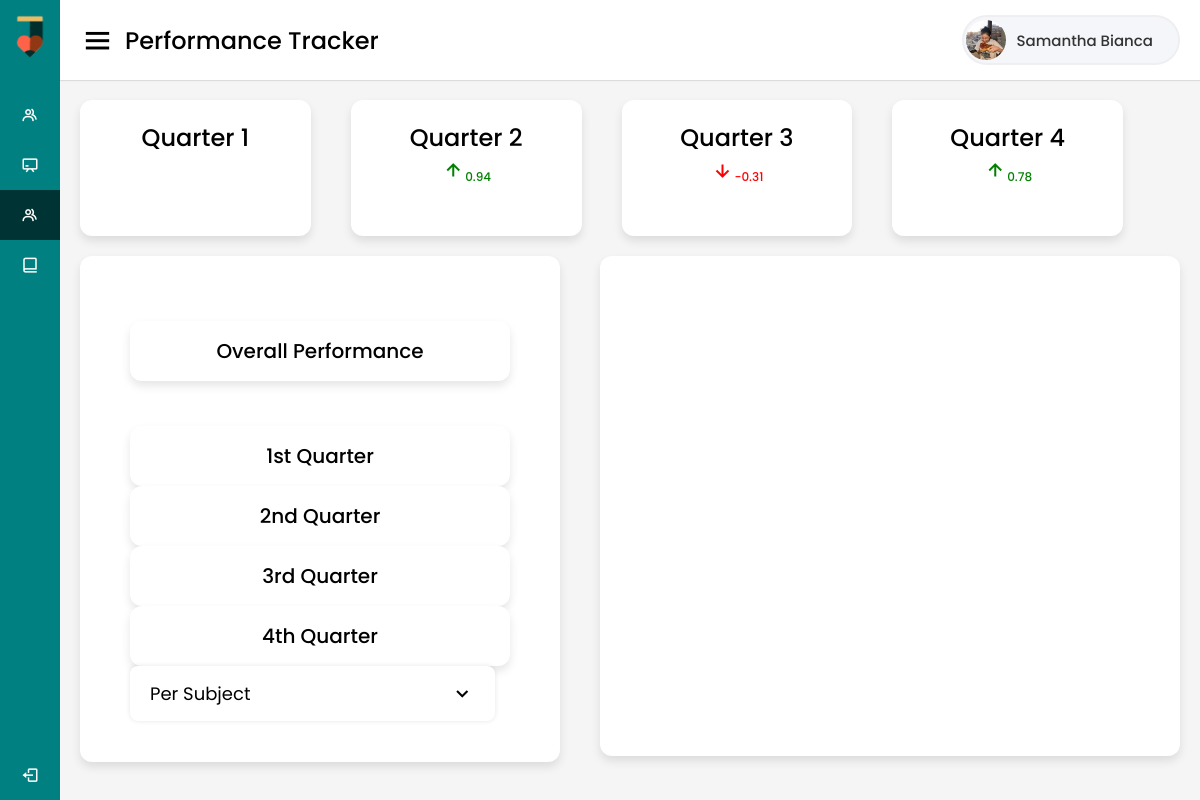
/student/performanceChart.php (signed in), run on the app's committed database.
### tables this page shows
CREATE TABLE `profile_img` (
  `LRN` varchar(20) NOT NULL,
  `Status` int(11) DEFAULT NULL,
  `file_name` varchar(50) DEFAULT NULL
);

CREATE TABLE `student_info` (
  `LRN` varchar(20) NOT NULL,
  `Lastname` varchar(20) NOT NULL,
  `Firstname` varchar(20) NOT NULL,
  `Middlename` varchar(20) DEFAULT NULL,
  `Extension` varchar(10) DEFAULT NULL,
  `Sex` varchar(10) NOT NULL,
  `Birthdate` date NOT NULL,
  `Birthplace` varchar(100) NOT NULL,
  `Mothertongue` varchar(100) DEFAULT NULL,
  `Ethnic` varchar(100) DEFAULT NULL,
  `Religion` varchar(100) DEFAULT NULL,
  `Citizenship` varchar(50) NOT NULL,
  `Status` varchar(20) NOT NULL,
  `Password` varchar(20) NOT NULL
);

### student/performanceChart.php (the view, shortened to what the rows shown need)
<?php
    require ('../config.php');
    $StudentNo = $_SESSION['LRN'];
   $sql = "SELECT student_info.*, student_contact.*, student_year.*, student_guardian_info.*, student_guardian_contact.* FROM student_info
        INNER JOIN student_contact ON  student_contact.LRN = student_info.LRN
        INNER JOIN student_year ON student_year.LRN = student_contact.LRN
        INNER JOIN student_guardian_info ON student_guardian_info.LRN = student_contact.LRN
        INNER JOIN student_guardian_contact ON student_guardian_contact.LRN = student_contact.LRN
        WHERE student_info.LRN = '$StudentNo'";
    $result = mysqli_query($conn, $sql);
     if($result->num_rows > 0){
    while($row = $result->fetch_assoc() ) {
        $Firstname = $row["Firstname"];
        }
    }else{
        echo '<br>';
        echo "<h4>Student information for ".$StudentNo." is empty. </h4>";
    }
    $folder = "profileimg/";
     $sql = "SELECT * FROM `profile_img` WHERE LRN =  '$StudentNo'";
     $result = mysqli_query($conn, $sql);
      if($result->num_rows > 0){
         while($row = $result->fetch_assoc() ) {
          $filename = $row["file_name"];
         }
         $imgfilename = $folder.$filename;
      }else{
        $imagestatus=0;
         $imgfilename = $folder."profileimg.png";
      }
    ?>
 <!DOCTYPE html>
<html lang="en" dir="ltr">
  <head>
    <link rel="stylesheet" href="welcome_styles.css">
    <link href='https://unpkg.com/boxicons@2.0.7/css/boxicons.min.css' rel='stylesheet'>
    <link rel="stylesheet" href="https://cdnjs.cloudflare.com/ajax/libs/font-awesome/4.7.0/css/font-awesome.min.css">
   </head>
<body>
  <section class="home-section">
    <nav>
      <div class="profile-details">
        <img src=" <?php echo $imgfilename?>" alt="">
        <span class="admin_name"><?php echo htmlspecialchars($Firstname); ?></span>
      </div>
    </nav>
  </section>
</body>
</html>

### data on the page
profile_img: file_name (picture)
student_info: Firstname "Samantha Bianca"

### other printed values
$diff "0.94"
$diff "-0.31"
$diff "0.78"
